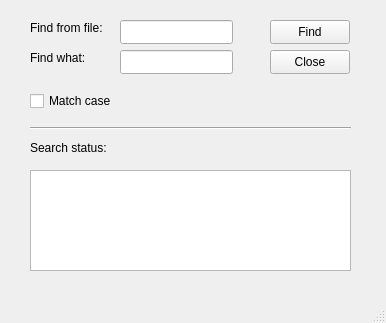
<?xml version="1.0" encoding="UTF-8"?>
<ui version="4.0">
 <class>MainWindow</class>
 <widget class="QMainWindow" name="MainWindow">
  <property name="geometry">
   <rect>
    <x>0</x>
    <y>0</y>
    <width>386</width>
    <height>323</height>
   </rect>
  </property>
  <property name="windowTitle">
   <string>MainWindow</string>
  </property>
  <widget class="QWidget" name="centralwidget">
   <widget class="QLabel" name="label">
    <property name="geometry">
     <rect>
      <x>30</x>
      <y>20</y>
      <width>91</width>
      <height>16</height>
     </rect>
    </property>
    <property name="text">
     <string>Find from file:</string>
    </property>
   </widget>
   <widget class="QLabel" name="label_2">
    <property name="geometry">
     <rect>
      <x>30</x>
      <y>50</y>
      <width>71</width>
      <height>16</height>
     </rect>
    </property>
    <property name="text">
     <string>Find what: </string>
    </property>
   </widget>
   <widget class="QLineEdit" name="fileLineEdit">
    <property name="geometry">
     <rect>
      <x>120</x>
      <y>20</y>
      <width>113</width>
      <height>24</height>
     </rect>
    </property>
   </widget>
   <widget class="QLineEdit" name="keyLineEdit">
    <property name="geometry">
     <rect>
      <x>120</x>
      <y>50</y>
      <width>113</width>
      <height>24</height>
     </rect>
    </property>
   </widget>
   <widget class="QCheckBox" name="matchCheckBox">
    <property name="geometry">
     <rect>
      <x>30</x>
      <y>90</y>
      <width>91</width>
      <height>22</height>
     </rect>
    </property>
    <property name="text">
     <string>Match case</string>
    </property>
   </widget>
   <widget class="QPushButton" name="findPushButton">
    <property name="geometry">
     <rect>
      <x>270</x>
      <y>20</y>
      <width>80</width>
      <height>24</height>
     </rect>
    </property>
    <property name="text">
     <string>Find</string>
    </property>
   </widget>
   <widget class="QPushButton" name="closePushButton">
    <property name="geometry">
     <rect>
      <x>270</x>
      <y>50</y>
      <width>80</width>
      <height>24</height>
     </rect>
    </property>
    <property name="text">
     <string>Close</string>
    </property>
   </widget>
   <widget class="Line" name="line">
    <property name="geometry">
     <rect>
      <x>30</x>
      <y>120</y>
      <width>321</width>
      <height>16</height>
     </rect>
    </property>
    <property name="orientation">
     <enum>Qt::Horizontal</enum>
    </property>
   </widget>
   <widget class="QLabel" name="label_3">
    <property name="geometry">
     <rect>
      <x>30</x>
      <y>140</y>
      <width>91</width>
      <height>16</height>
     </rect>
    </property>
    <property name="text">
     <string>Search status:</string>
    </property>
   </widget>
   <widget class="QTextBrowser" name="textBrowser">
    <property name="geometry">
     <rect>
      <x>30</x>
      <y>170</y>
      <width>321</width>
      <height>101</height>
     </rect>
    </property>
   </widget>
  </widget>
  <widget class="QMenuBar" name="menubar">
   <property name="geometry">
    <rect>
     <x>0</x>
     <y>0</y>
     <width>386</width>
     <height>21</height>
    </rect>
   </property>
  </widget>
  <widget class="QStatusBar" name="statusbar"/>
 </widget>
 <resources/>
 <connections>
  <connection>
   <sender>closePushButton</sender>
   <signal>clicked()</signal>
   <receiver>MainWindow</receiver>
   <slot>close()</slot>
   <hints>
    <hint type="sourcelabel">
     <x>319</x>
     <y>85</y>
    </hint>
    <hint type="destinationlabel">
     <x>366</x>
     <y>115</y>
    </hint>
   </hints>
  </connection>
 </connections>
</ui>
